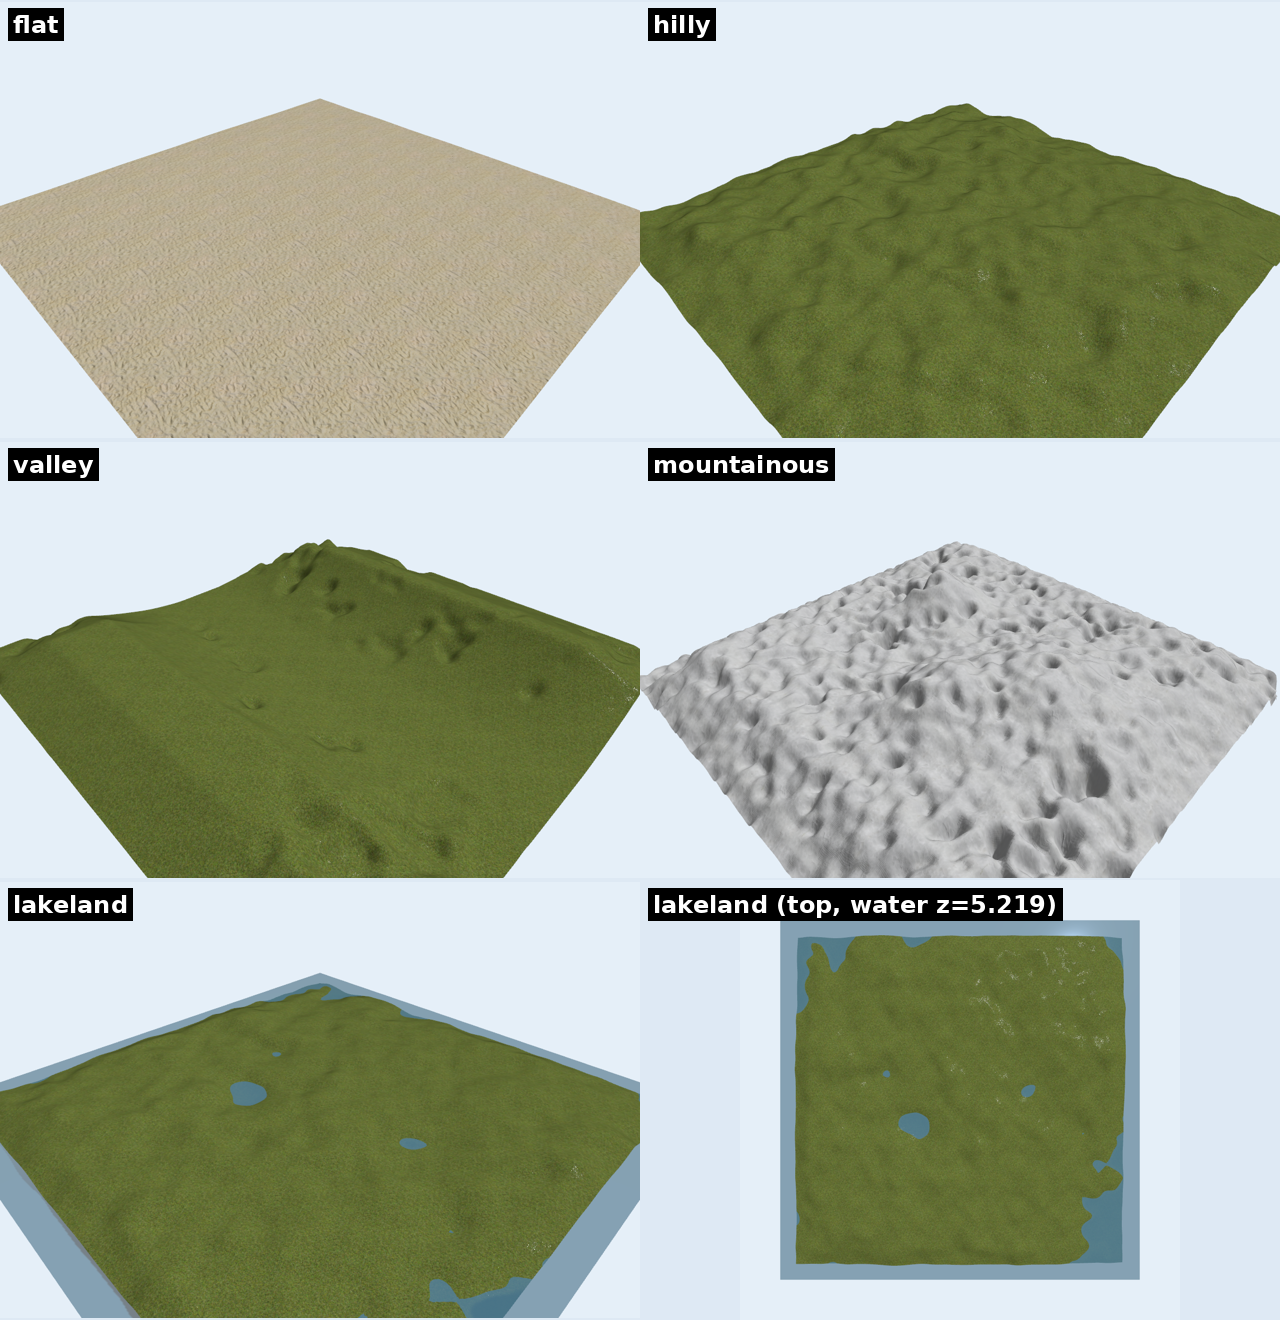

Write Python code to recreate this figure.
"""Render a seeded gallery of terraingen presets through the full pipeline and
compose one PNG. Runs inside forest3d:egl with --gpus all.

For each preset: terraingen -> terrain (mesh) -> ground (uniform) ->
[water plane for lakeland, at the sidecar's suggested level] -> render oblique
(+ top-down for lakeland) -> save frames. Then tile into spike/terrain_gallery.png.
"""
import json
import os
import subprocess
import time

import numpy as np
from PIL import Image, ImageDraw, ImageFont

CLI = ["python3", "-m", "forest3d.cli.main"]
SEED = 7
PRESETS = ["flat", "hilly", "valley", "mountainous", "lakeland"]


def run(cmd, **env):
    e = dict(os.environ)
    e.update(env)
    return subprocess.run(cmd, env=e, capture_output=True, text=True)


def render(world, cams):
    g = subprocess.Popen(["gz", "sim", "-s", "-r", "--headless-rendering", world],
                         stdout=open("/workspace/frames/gz.log", "w"), stderr=subprocess.STDOUT)
    try:
        subprocess.run(["python3", "/workspace/spike/capture_cams.py", ",".join(cams)],
                       timeout=70)
    finally:
        g.terminate()
        try:
            g.wait(timeout=10)
        except subprocess.TimeoutExpired:
            g.kill()


panels = []
for p in PRESETS:
    dem = f"dem/synth_{p}.tif"
    print(f"=== {p} ===", flush=True)
    r = run(CLI + ["terraingen", "--preset", p, "--seed", str(SEED), "--size", "192", "-o", dem])
    print(r.stdout.strip()[-300:], flush=True)
    run(CLI + ["terrain", "--dem", dem])
    run(CLI + ["ground", "--mode", "uniform",
               "--biome", "snow" if p == "mountainous" else ("desert" if p == "flat" else "grassland")])

    water = "0"
    level = None
    sidecar = f"dem/synth_{p}.lakes.json"
    if os.path.exists(sidecar):
        lakes = json.load(open(sidecar))["lakes"]
        if lakes:
            level = min(l["suggested_water_level"] for l in lakes)
            run(CLI + ["ground", "--mode", "uniform", "--biome", "grassland",
                       "--water-level", str(level)])
            water = "1"
            print(f"  water plane @ {level}", flush=True)

    cams = ["cam_oblique", "cam_top"] if p == "lakeland" else ["cam_oblique"]
    run(["python3", "/workspace/spike/terrain_scene.py"], WATER=water)
    render("/workspace/worlds/terrain_scene.world", cams)
    time.sleep(0.5)
    for c in cams:
        f = f"/workspace/frames/{c}.npy"
        if os.path.exists(f):
            label = p if c == "cam_oblique" else f"{p} (top, water z={level})"
            panels.append((label, np.load(f)))


# compose: scale panels to a common width, stack vertically in two columns
def fit(a, w, h):
    img = Image.fromarray(a).convert("RGB")
    img.thumbnail((w, h))
    canvas = Image.new("RGB", (w, h), (222, 233, 244))
    canvas.paste(img, ((w - img.width) // 2, (h - img.height) // 2))
    return canvas


PW, PH = 640, 440
cols = 2
rows = (len(panels) + cols - 1) // cols
gallery = Image.new("RGB", (cols * PW, rows * PH), (240, 244, 248))
draw = ImageDraw.Draw(gallery)
try:
    font = ImageFont.truetype("/usr/share/fonts/truetype/dejavu/DejaVuSans-Bold.ttf", 24)
except Exception:
    font = ImageFont.load_default()
for i, (label, a) in enumerate(panels):
    r, c = divmod(i, cols)
    x, y = c * PW, r * PH
    gallery.paste(fit(a, PW, PH), (x, y))
    draw.rectangle([x + 8, y + 8, x + 18 + draw.textlength(label, font=font), y + 40], fill=(0, 0, 0))
    draw.text((x + 13, y + 10), label, fill=(255, 255, 255), font=font)

out = "/workspace/spike/terrain_gallery.png"
gallery.save(out)
print(f"wrote {out}  ({len(panels)} panels)", flush=True)
